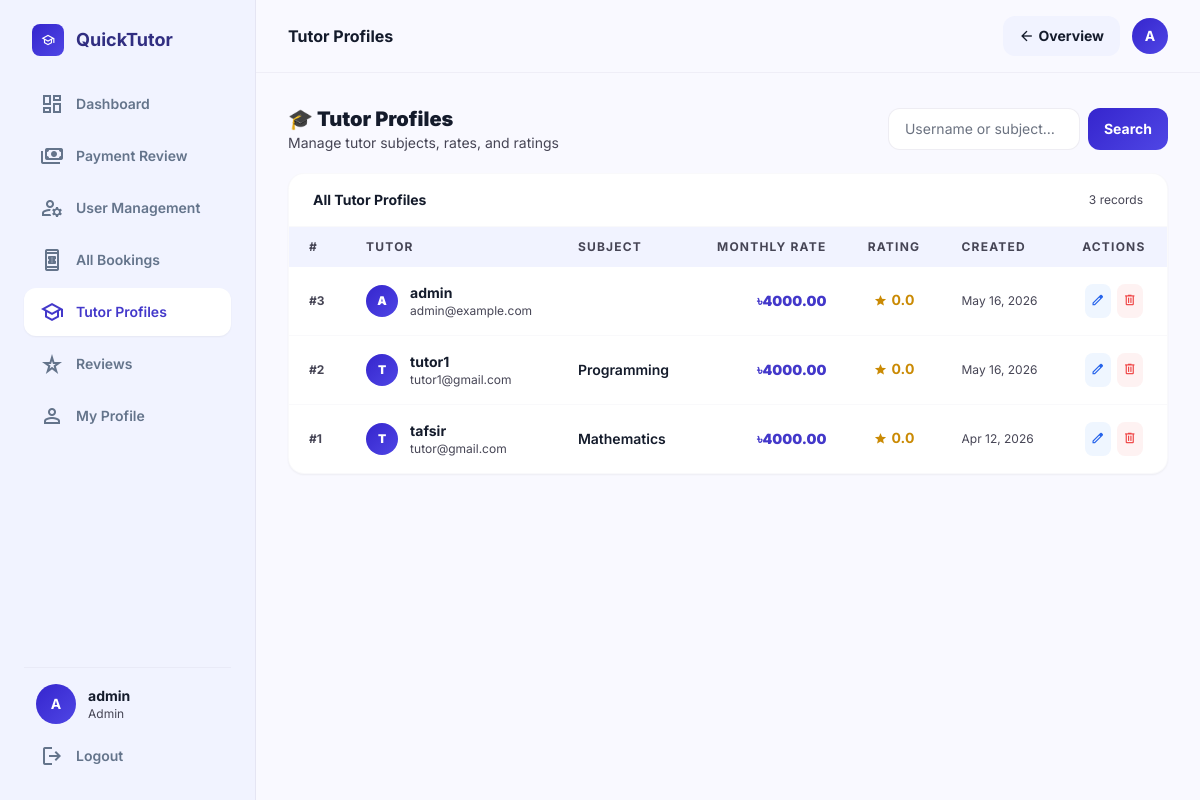
The page /admin-panel/tutors/ (signed in) on the database its author committed.
### accounts/models.py (models this page shows, shortened)
class User(AbstractUser):
    ROLE_CHOICES = (
        ('student', 'Student'),
        ('tutor', 'Tutor'),
    )
    role = models.CharField(max_length=10, choices=ROLE_CHOICES)
    avatar = models.ImageField(upload_to='avatars/', blank=True, null=True)
    phone = models.CharField(max_length=20, blank=True, null=True)
    bio = models.TextField(blank=True, null=True)

### tutors/models.py (models this page shows, shortened)
class TutorProfile(models.Model):
    user = models.OneToOneField(User, on_delete=models.CASCADE, related_name='tutor_profile')
    subject = models.CharField(max_length=100)
    bio = models.TextField()
    rating = models.FloatField(default=0)
    monthly_rate = models.DecimalField(max_digits=10, decimal_places=2, default=4000)
    created_at = models.DateTimeField(auto_now_add=True)
    updated_at = models.DateTimeField(auto_now=True)

### quick_tutor/admin_views.py (the view)
    def wrapper(request, *args, **kwargs):
        if not request.user.is_authenticated:
            return redirect('login')
        if not (request.user.is_superuser or request.user.is_staff):
            messages.error(request, 'Access denied. Admin only.')
            return redirect('home')
        return view_fn(request, *args, **kwargs)

### quick_tutor/admin_views.py (called while the page is built)
def superuser_required(view_fn):
    def wrapper(request, *args, **kwargs):
        if not request.user.is_authenticated:
            return redirect('login')
        if not (request.user.is_superuser or request.user.is_staff):
            messages.error(request, 'Access denied. Admin only.')
            return redirect('home')
        return view_fn(request, *args, **kwargs)
    wrapper.__name__ = view_fn.__name__
    return wrapper

@superuser_required
def admin_tutors(request):
    search = request.GET.get('q', '')
    profiles = TutorProfile.objects.select_related('user').order_by('-created_at')
    if search:
        profiles = profiles.filter(
            Q(user__username__icontains=search) | Q(subject__icontains=search)
        )
    context = {'profiles': profiles, 'search': search}
    return render(request, 'admin_panel/tutors.html', context)

### templates/admin_panel/tutors.html (shortened to what this page needs)
{% extends 'base/luminary_base.html' %}
{% block page_title %}Tutor Profiles{% endblock %}
{% block nav_admin_tutors %}bg-white text-indigo-700 shadow-sm{% endblock %}
{% block topbar_action %}
<a href="/dashboard/" class="px-4 py-2 bg-surface-low hover:bg-surface-high font-bold rounded-xl text-sm transition-all flex items-center gap-1">
  <span class="material-symbols-outlined text-base">arrow_back</span> Overview
</a>
{% endblock %}
{% block content %}
<div class="space-y-5">
<div class="flex flex-col sm:flex-row sm:items-center gap-4">
  <div class="flex-1">
    <h2 class="text-xl font-black">🎓 Tutor Profiles</h2>
    <p class="text-sm text-on-muted">Manage tutor subjects, rates, and ratings</p>
  </div>
  <form method="GET" class="flex gap-2">
    <input type="text" name="q" value="{{ search }}" placeholder="Username or subject…"
      class="px-4 py-2.5 bg-white border border-outline/30 rounded-xl text-sm focus:border-indigo-500 outline-none w-48">
    <button class="px-4 py-2.5 grad text-white rounded-xl text-sm font-bold hover:opacity-90">Search</button>
  </form>
</div>
<div class="bg-white rounded-2xl border border-outline/10 shadow-sm overflow-hidden">
  <div class="px-6 py-4 border-b border-outline/10 flex items-center justify-between">
    <h3 class="font-bold text-sm">All Tutor Profiles</h3>
    <span class="text-xs text-on-muted">{{ profiles|length }} record{{ profiles|length|pluralize }}</span>
  </div>
  <div class="overflow-x-auto">
    <table class="w-full text-sm">
      <thead><tr class="bg-surface-low text-xs font-black uppercase tracking-widest text-on-muted">
        <th class="px-5 py-3 text-left">#</th>
        <th class="px-5 py-3 text-left">Tutor</th>
        <th class="px-5 py-3 text-left">Subject</th>
        <th class="px-5 py-3 text-right">Monthly Rate</th>
        <th class="px-5 py-3 text-center">Rating</th>
        <th class="px-5 py-3 text-left">Created</th>
        <th class="px-5 py-3 text-center">Actions</th>
      </tr></thead>
      <tbody class="divide-y divide-outline/10">
        {% for p in profiles %}
        <tr class="hover:bg-surface-low/60 transition-colors">
          <td class="px-5 py-4 font-bold text-on-muted text-xs">#{{ p.id }}</td>
          <td class="px-5 py-4">
            <div class="flex items-center gap-3">
              <div class="w-8 h-8 rounded-full grad flex items-center justify-center text-white text-xs font-black">{{ p.user.username|first|upper }}</div>
              <div>
                <a href="/admin-panel/users/{{ p.user.id }}/" class="font-bold hover:text-indigo-600">{{ p.user.username }}</a>
                <p class="text-xs text-on-muted">{{ p.user.email|default:"—" }}</p>
              </div>
            </div>
          </td>
          <td class="px-5 py-4 font-semibold">{{ p.subject }}</td>
          <td class="px-5 py-4 text-right font-black text-indigo-700">৳{{ p.monthly_rate }}</td>
          <td class="px-5 py-4 text-center">
            <span class="inline-flex items-center gap-1 font-bold text-yellow-600">
              <span class="material-symbols-outlined text-sm" style="font-variation-settings:'FILL' 1;">star</span>
              {{ p.rating }}
            </span>
          </td>
          <td class="px-5 py-4 text-xs text-on-muted whitespace-nowrap">{{ p.created_at|date:"M d, Y" }}</td>
          <td class="px-5 py-4">
            <div class="flex items-center justify-center gap-1.5">
              <a href="/admin-panel/tutors/{{ p.id }}/edit/" class="p-1.5 bg-blue-50 text-blue-600 rounded-lg hover:bg-blue-100" title="Edit"><span class="material-symbols-outlined text-sm">edit</span></a>
              <a href="/admin-panel/tutors/{{ p.id }}/delete/" class="p-1.5 bg-red-50 text-red-500 rounded-lg hover:bg-red-100" title="Delete"><span class="material-symbols-outlined text-sm">delete</span></a>
            </div>
          </td>
        </tr>
        {% empty %}
        <tr><td colspan="7" class="px-6 py-16 text-center text-on-muted">
          <span class="material-symbols-outlined text-5xl text-slate-200 block mb-3">school</span>No tutor profiles found.
        </td></tr>
        {% endfor %}
      </tbody>
    </table>
  </div>
</div>
</div>
{% endblock %}

### templates/base/luminary_base.html (shortened to what this page needs)
<!DOCTYPE html>
{% load static %}
<html lang="en">
<head>
<script src="https://cdn.tailwindcss.com?plugins=forms,container-queries"></script>
</head>
<body class="bg-surface text-on-surface min-h-screen">
<div class="flex min-h-screen">
<aside class="hidden md:flex h-screen w-64 flex-col p-6 space-y-6 bg-surface-low sticky top-0 border-r border-outline/30">
  <a href="/" class="flex items-center gap-3 px-2">
    <div class="w-8 h-8 rounded-lg grad flex items-center justify-center text-white flex-shrink-0">
      <span class="material-symbols-outlined text-sm">school</span>
    </div>
    <span class="text-lg font-bold text-indigo-900">QuickTutor</span>
  </a>
  <nav class="space-y-1 flex-1">
    <a href="/dashboard/" class="flex items-center gap-3 px-4 py-3 {% block nav_dashboard %}text-slate-500 hover:text-indigo-600 hover:bg-white/60{% endblock %} rounded-xl text-sm font-semibold transition-all hover:translate-x-1">
      <span class="material-symbols-outlined">dashboard</span> Dashboard
    </a>
    {% if user.is_superuser or user.is_staff %}
    <a href="/payments/manage/" class="flex items-center gap-3 px-4 py-3 {% block nav_pay_admin %}text-slate-500 hover:text-indigo-600 hover:bg-white/60{% endblock %} rounded-xl text-sm font-semibold transition-all hover:translate-x-1">
      <span class="material-symbols-outlined">payments</span> Payment Review
    </a>
    <a href="/admin-panel/users/" class="flex items-center gap-3 px-4 py-3 {% block nav_admin_users %}text-slate-500 hover:text-indigo-600 hover:bg-white/60{% endblock %} rounded-xl text-sm font-semibold transition-all hover:translate-x-1">
      <span class="material-symbols-outlined">manage_accounts</span> User Management
    </a>
    <a href="/admin-panel/bookings/" class="flex items-center gap-3 px-4 py-3 {% block nav_all_bookings %}text-slate-500 hover:text-indigo-600 hover:bg-white/60{% endblock %} rounded-xl text-sm font-semibold transition-all hover:translate-x-1">
      <span class="material-symbols-outlined">book_online</span> All Bookings
    </a>
    <a href="/admin-panel/tutors/" class="flex items-center gap-3 px-4 py-3 {% block nav_admin_tutors %}text-slate-500 hover:text-indigo-600 hover:bg-white/60{% endblock %} rounded-xl text-sm font-semibold transition-all hover:translate-x-1">
      <span class="material-symbols-outlined">school</span> Tutor Profiles
    </a>
    <a href="/admin-panel/reviews/" class="flex items-center gap-3 px-4 py-3 {% block nav_admin_reviews %}text-slate-500 hover:text-indigo-600 hover:bg-white/60{% endblock %} rounded-xl text-sm font-semibold transition-all hover:translate-x-1">
      <span class="material-symbols-outlined">star_rate</span> Reviews
    </a>
    {% endif %}
    <a href="/accounts/profile/" class="flex items-center gap-3 px-4 py-3 {% block nav_profile %}text-slate-500 hover:text-indigo-600 hover:bg-white/60{% endblock %} rounded-xl text-sm font-semibold transition-all hover:translate-x-1">
      <span class="material-symbols-outlined">person</span> My Profile
    </a>
  </nav>
  <div class="border-t border-outline/20 pt-4">
    <div class="flex items-center gap-3 px-3 mb-3">
      {% if user.avatar %}
        <img src="{{ user.avatar.url }}" alt="{{ user.username }}"
             class="w-10 h-10 rounded-full object-cover flex-shrink-0 border-2 border-outline/20">
      {% else %}
        <div class="w-10 h-10 rounded-full grad flex items-center justify-center text-white font-bold text-sm flex-shrink-0">
          {{ user.username|upper|first }}
        </div>
      {% endif %}
      <div class="min-w-0">
        <p class="text-sm font-bold truncate">{{ user.get_full_name|default:user.username }}</p>
        <p class="text-xs text-on-muted capitalize">{% if user.is_superuser or user.is_staff %}Admin{% else %}{{ user.role }}{% endif %}</p>
      </div>
    </div>
    <a href="/accounts/logout/" class="flex items-center gap-3 px-4 py-2 text-slate-500 hover:text-red-500 text-sm font-semibold rounded-xl transition-all">
      <span class="material-symbols-outlined">logout</span> Logout
    </a>
  </div>
</aside>
<main class="flex-1 min-h-screen overflow-y-auto pb-20 md:pb-0">
  <header class="sticky top-0 z-50 bg-surface/90 backdrop-blur border-b border-outline/20 flex items-center justify-between px-6 md:px-8 py-4">
    <div class="flex items-center gap-3">
      <h1 class="text-base font-bold text-on-surface">{% block page_title %}QuickTutor{% endblock %}</h1>
    </div>
    <div class="flex items-center gap-3">
      {% block topbar_action %}{% endblock %}
      <a href="/accounts/profile/" class="flex-shrink-0">
        {% if user.avatar %}
          <img src="{{ user.avatar.url }}" alt="{{ user.username }}"
               class="w-9 h-9 rounded-full object-cover border-2 border-outline/20 hover:ring-2 hover:ring-primary transition-all">
        {% else %}
          <div class="w-9 h-9 grad rounded-full flex items-center justify-center text-white font-bold text-sm hover:opacity-90 transition-all">
            {{ user.username|upper|first }}
          </div>
        {% endif %}
      </a>
    </div>
  </header>
  <div class="px-6 md:px-8 py-6 md:py-8 max-w-screen-xl mx-auto">
    {% block content %}{% endblock %}
  </div>
</main>
</div>
</body>
</html>

### rows shown on the page
User: username|first "A", get_full_name "admin"
TutorProfile: id "3", user.username|first "A", user.username "admin", user.email "admin@example.com", monthly_rate "4000.00", rating "0.0", created_at "May 16, 2026"
TutorProfile: id "2", user.username|first "T", user.username "tutor1", user.email "tutor1@gmail.com", subject "Programming", monthly_rate "4000.00", rating "0.0", created_at "May 16, 2026"
TutorProfile: id "1", user.username|first "T", user.username "tafsir", user.email "tutor@gmail.com", subject "Mathematics", monthly_rate "4000.00", rating "0.0", created_at "Apr 12, 2026"

### other values the page prints
{{ profiles|length }} "3"
